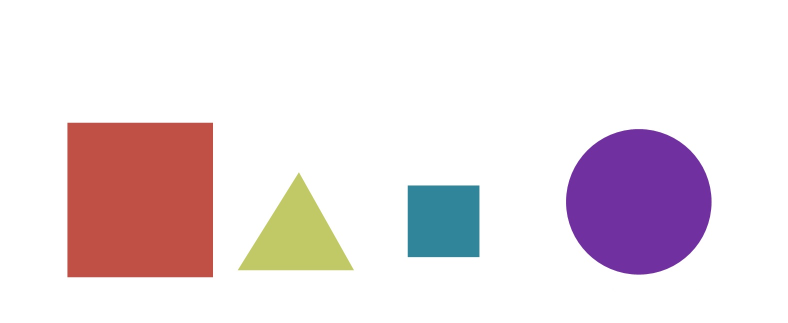
#> input picture Data/Images/bunchofshapes.jpg, 1576 x 645 px (shown at 1/2 size)
$ python 10_moments_and_sorting_contours.py
#> lines starting #> are read from the running program, lines starting #| are printed output that depends on the picture; after the words box and inside, x2 and y2 are one past the last pixel; in counts of white or black regions, pixels touching at a corner belong together
### Computer_Vision/convenience_functions.py
import cv2
import matplotlib.pyplot as plt
import numpy as np


# [23 lines left out: functions info, show_mat, show_cv2, not called in this run]


def resize(image, scale=None):
    """Resizes an image"""
    if scale is not None:
        image = cv2.resize(image, None, fx=scale, fy=scale)

    return image


def color(image, in_color=None, out_color=None):
    """Converts an image to a specified color scheme.
    Supported color schemes: 'bgr', 'rgb', 'gray', 'hsv'"""
    if in_color == 'bgr' and out_color == 'rgb':
        image = cv2.cvtColor(image, cv2.COLOR_BGR2RGB)
    if in_color == 'rgb' and out_color == 'bgr':
        image = cv2.cvtColor(image, cv2.COLOR_RGB2BGR)
    if in_color == 'gray' and out_color == 'bgr':
        image = cv2.cvtColor(image, cv2.COLOR_GRAY2BGR)
    if in_color == 'gray' and out_color == 'rgb':
        image = cv2.cvtColor(image, cv2.COLOR_GRAY2RGB)
    if in_color == 'gray' and out_color == 'hsv':
        image = cv2.cvtColor(image, cv2.COLOR_GRAY2RGB)
        image = cv2.cvtColor(image, cv2.COLOR_RGB2HSV)
    if in_color == 'rgb' and out_color == 'gray':
        image = cv2.cvtColor(image, cv2.COLOR_RGB2GRAY)
    if in_color == 'bgr' and out_color == 'gray':
        image = cv2.cvtColor(image, cv2.COLOR_BGR2GRAY)
    if in_color == 'rgb' and out_color == 'hsv':
        image = cv2.cvtColor(image, cv2.COLOR_RGB2HSV)
    if in_color == 'bgr' and out_color == 'hsv':
        image = cv2.cvtColor(image, cv2.COLOR_BGR2HSV)
    if in_color == 'hsv' and out_color == 'bgr':
        image = cv2.cvtColor(image, cv2.COLOR_HSV2BGR)
    if in_color == 'hsv' and out_color == 'rgb':
        image = cv2.cvtColor(image, cv2.COLOR_HSV2RGB)
    if in_color == 'hsv' and out_color == 'gray':
        image = cv2.cvtColor(image, cv2.COLOR_HSV2RGB)
        image = cv2.cvtColor(image, cv2.COLOR_RGB2HSV)

    return image


# [135 lines left out: functions matrix_translation, matrix_rotation, kernel, contours_centroid, contours_area, not called in this run]

### Computer_Vision/10_moments_and_sorting_contours.py
import cv2
import numpy as np
import convenience_functions as cf

# Read an image
source_image = cv2.imread('..//Data//Images//bunchofshapes.jpg', 1)
#> source_image is the input picture: shape (645, 1576, 3); mean B, G, R 226.8, 222.3, 234.5
# print(f"Source image shape: {source_image.shape}")
image_resized = cf.resize(source_image, 0.5)
#> in resize, `image = cv2.resize(image, None, fx=scale, fy=scale)`:
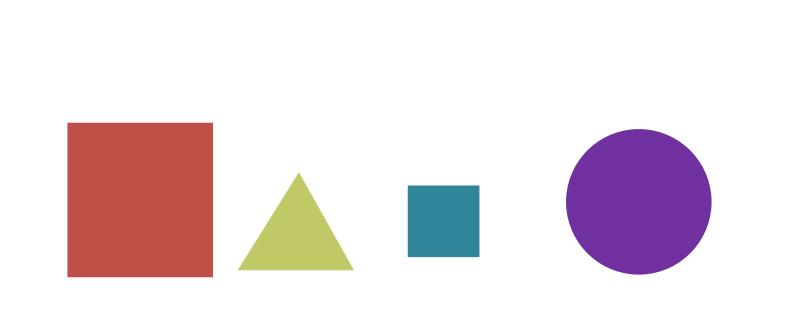
#> image: shape (322, 788, 3); mean of channels 0, 1, 2 226.8, 222.2, 234.4; drawn as B, G, R
# cf.show_cv2(image_resized)

# Convert to grayscale
image_gray = cv2.cvtColor(image_resized, cv2.COLOR_BGR2GRAY)
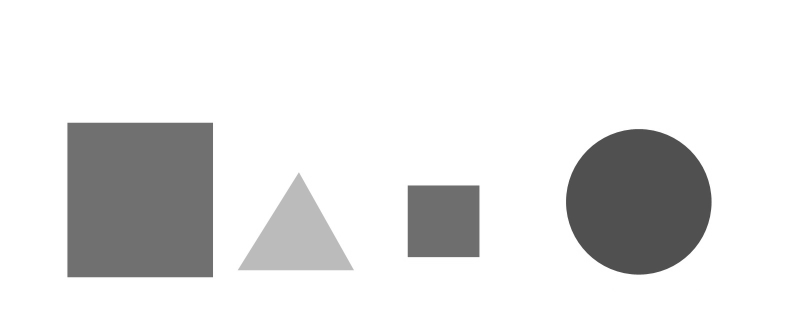
#> image_gray: shape (322, 788); min 78, max 255, mean 226.4

# Threshold
val, image_thresh = cv2.threshold(image_gray, 200, 255, cv2.THRESH_BINARY)
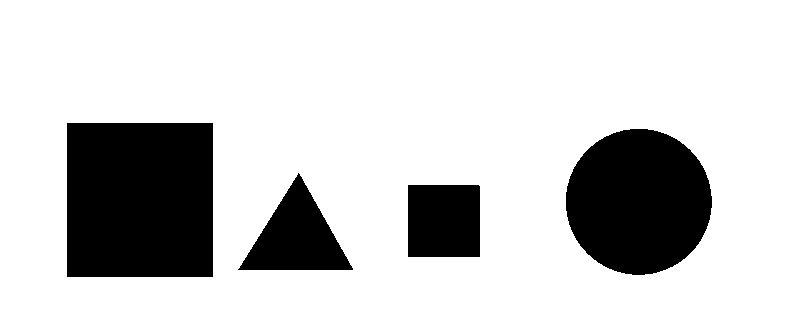
#> image_thresh: shape (322, 788); 80.3% white; 4 black regions
# cf.show_cv2(image_thresh)

# Find contours
contours, hierarchy = cv2.findContours(image_thresh, cv2.RETR_LIST, cv2.CHAIN_APPROX_NONE)
#> contours = 5 contours; box (x1, y1, x2, y2) and area: (0, 0, 788, 322) 252627, (66, 122, 214, 278) 22783, (565, 128, 713, 276) 16910, (237, 172, 354, 271) 5764, (407, 184, 481, 258) 5326
# print(f"Number of contours: {len(contours)}")

# Calculate contours area and perimeter
for index, contour in enumerate(contours):
    area = cv2.contourArea(contour)
    perimeter = cv2.arcLength(contour, closed=True)
#> this loop made 5 passes
#> (area, perimeter) on passes 1 to 5: (5325.5, 289.1), (5764, 358.9), (16909.5, 486.7), (22783, 601.7), (252627, 2216)
    # print(f"Contour {index}: {area} area, {round(perimeter, 3)} perimeter")

# Remove the largest contour from the contours list
contours = list(contours)
largest_contour = contours.pop(4)
#> largest_contour = contour of 2216 points, box (x1, y1, x2, y2) (0, 0, 788, 322), area 252627

# Calculate the center of mass for each contour and mark the center
for index, contour in enumerate(contours):
    m = cv2.moments(contour)
    x = int(round(m["m10"] / m['m00']))
    y = int(round(m["m01"] / m['m00']))
    # print(f"Contour {index}: centroid {x, y}")
    cv2.circle(image_resized, (x, y), 2, (255, 0, 0), -1, lineType=cv2.LINE_AA)
#> this loop made 4 passes
#> (x, y) on passes 1 to 4: (443, 221), (296, 237), (638, 201), (140, 200)
#> image_resized: shape (322, 788, 3); 0.04% of pixels changed, all inside (x1, y1, x2, y2) = (137, 198, 642, 241)
# print()

# Draw contours
image_contours = cv2.drawContours(image_resized, contours, -1, (0, 255, 0), 2, cv2.LINE_AA)
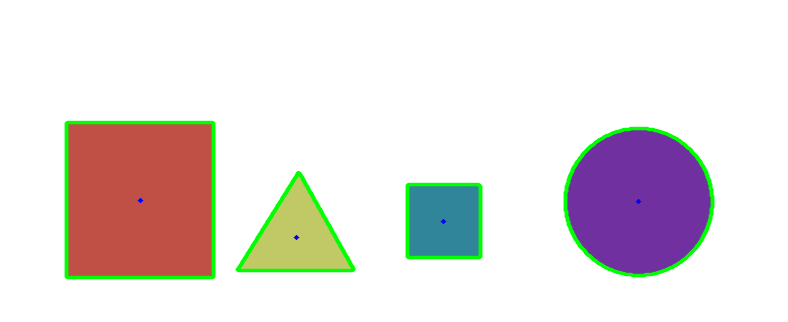
#> image_contours: shape (322, 788, 3); mean of channels 0, 1, 2 221.7, 223.5, 229; drawn as B, G, R
# cf.show_cv2(image_contours)

# Convex Hull
source_image = cv2.imread('..//Data//Images//hand.jpg', 1)  # read an image
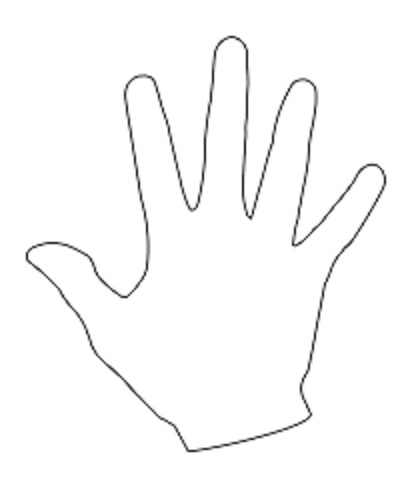
#> input picture Data/Images/hand.jpg, 412 x 488 px
#> source_image is the input picture: shape (488, 412, 3); min 28, max 255, mean 250.3
image_gray = cf.color(source_image, 'bgr', 'gray')  # convert to grayscale
val, image_thresh = cv2.threshold(image_gray, 175, 255, cv2.THRESH_BINARY)  # threshold
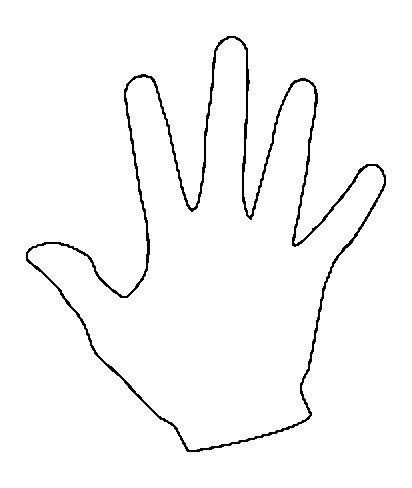
#> image_thresh: shape (488, 412); 97.5% white; black in thin lines or dots, all inside (x1, y1, x2, y2) = (26, 36, 386, 452)
# cf.show_cv2(image_thresh)

contours, hierarchy = cv2.findContours(image_thresh, cv2.RETR_LIST, cv2.CHAIN_APPROX_NONE)  # find contours
#> contours = 3 contours; box (x1, y1, x2, y2) and area: (0, 0, 412, 488) 200157, (25, 35, 387, 453) 68262, (28, 38, 384, 450) 61420

#> (the run stopped early here; a loop or call above may not have finished)
